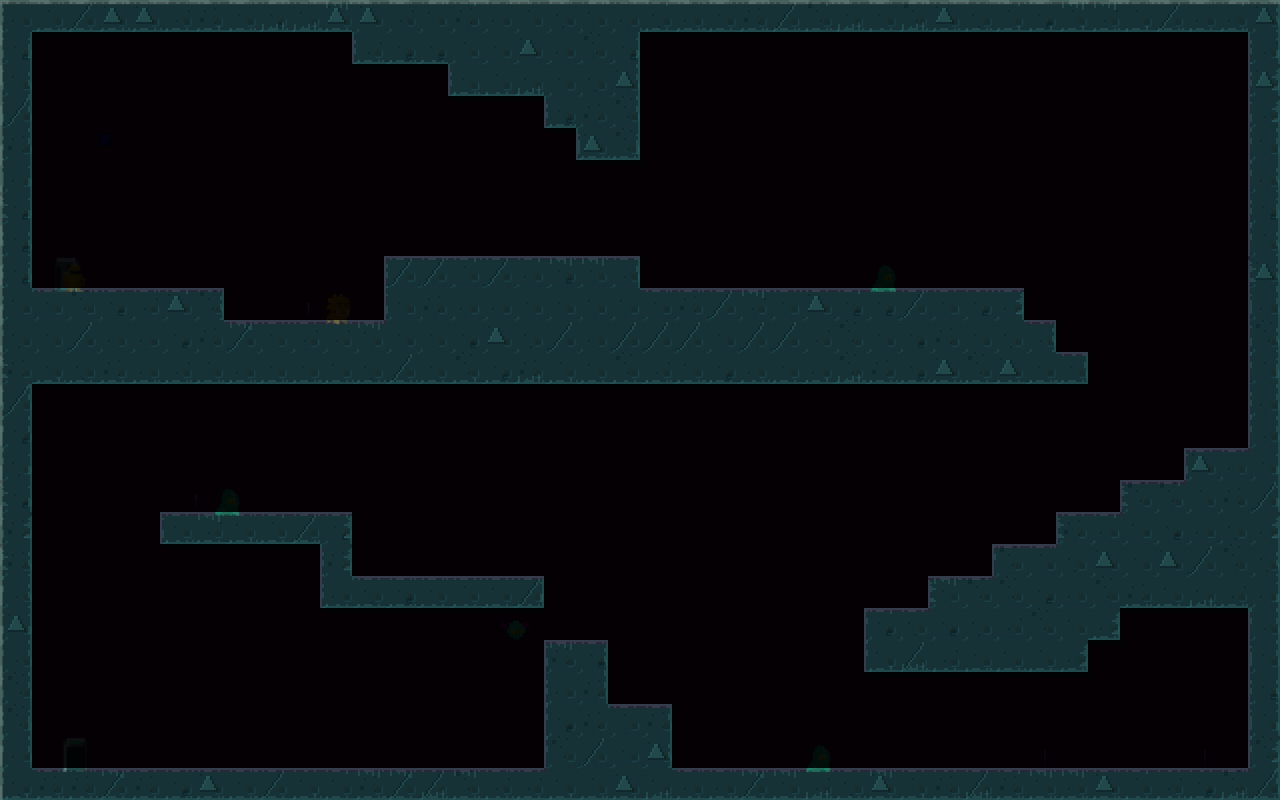

Tiled map render using the project's own tile images. Description and the map definition, with tile-layer contents summarised, below:
An orthogonal 40x25 tile map with 32x32 px tiles, 5 tile layers (level1_layer_walls, level1_layer_moss_up, level1_layer_moss_left, level1_layer_moss_right, ...), 2 tilesets, 1 image layer.

<map version="1.10" tiledversion="1.12.2" orientation="orthogonal" renderorder="left-up" width="40" height="25" tilewidth="32" tileheight="32" infinite="0" nextlayerid="9" nextobjectid="1">
 <editorsettings>
  <export target="level1.json" format="json" />
 </editorsettings>
 <tileset firstgid="1" name="tileset_walls" tilewidth="32" tileheight="32" tilecount="12" columns="4">
  <image source="../tilesets/tileset_walls.png" trans="ff00ff" width="128" height="96" />
 </tileset>
 <tileset firstgid="13" name="tileset_moss" tilewidth="32" tileheight="32" tilecount="32" columns="8">
  <image source="../tilesets/tileset_moss.png" trans="ff00ff" width="256" height="128" />
 </tileset>
 <layer id="1" name="level1_layer_walls" width="40" height="25">
  <data>[1000 cells, 316 non-empty, 11 distinct tile ids]</data>
 </layer>
 <layer id="5" name="level1_layer_moss_up" width="40" height="25">
  <data>[1000 cells, 135 non-empty, 8 distinct tile ids]</data>
 </layer>
 <layer id="6" name="level1_layer_moss_left" width="40" height="25">
  <data>[1000 cells, 63 non-empty, 8 distinct tile ids]</data>
 </layer>
 <layer id="7" name="level1_layer_moss_right" width="40" height="25">
  <data>[1000 cells, 63 non-empty, 8 distinct tile ids]</data>
 </layer>
 <layer id="8" name="level1_layer_moss_down" width="40" height="25">
  <data>[1000 cells, 135 non-empty, 8 distinct tile ids]</data>
 </layer>
 <imagelayer id="2" name="level1_reference" opacity="0.4">
  <image source="references/level_1.jpg" width="1286" height="808" />
 </imagelayer>
</map>
